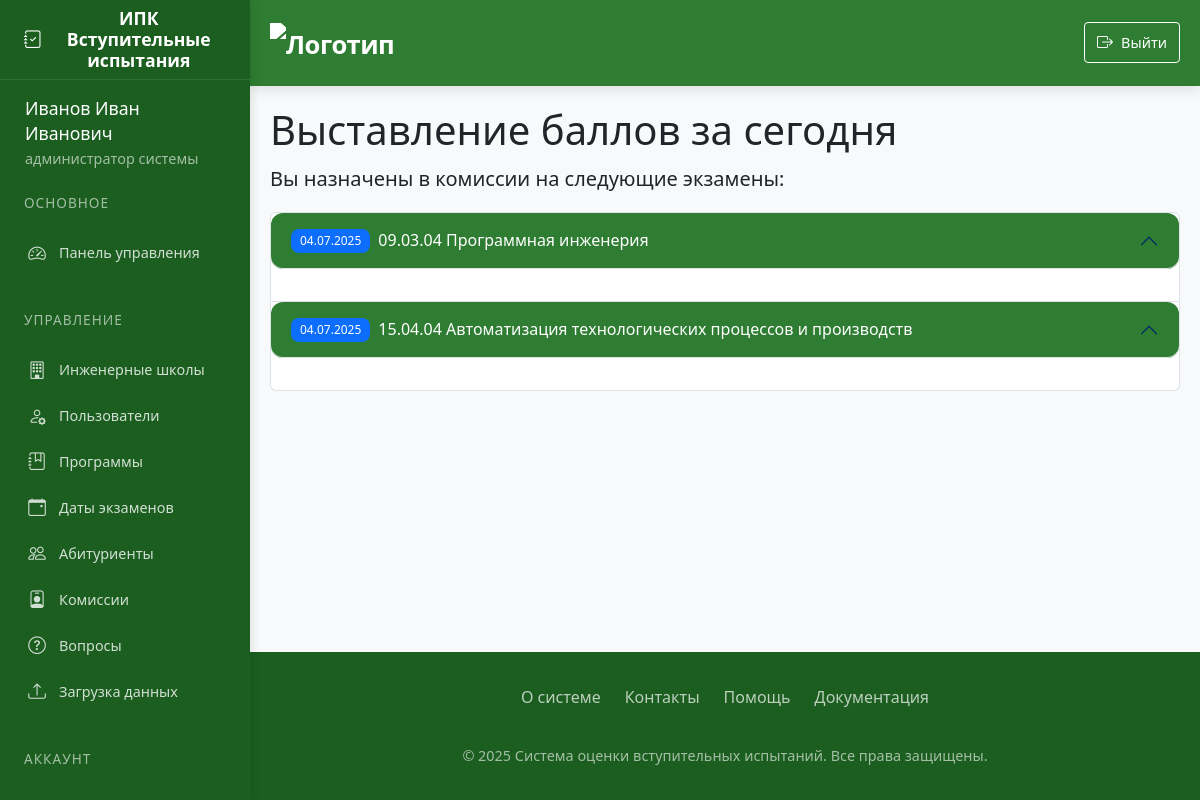
The app's page /enter_scores (signed in), older data.
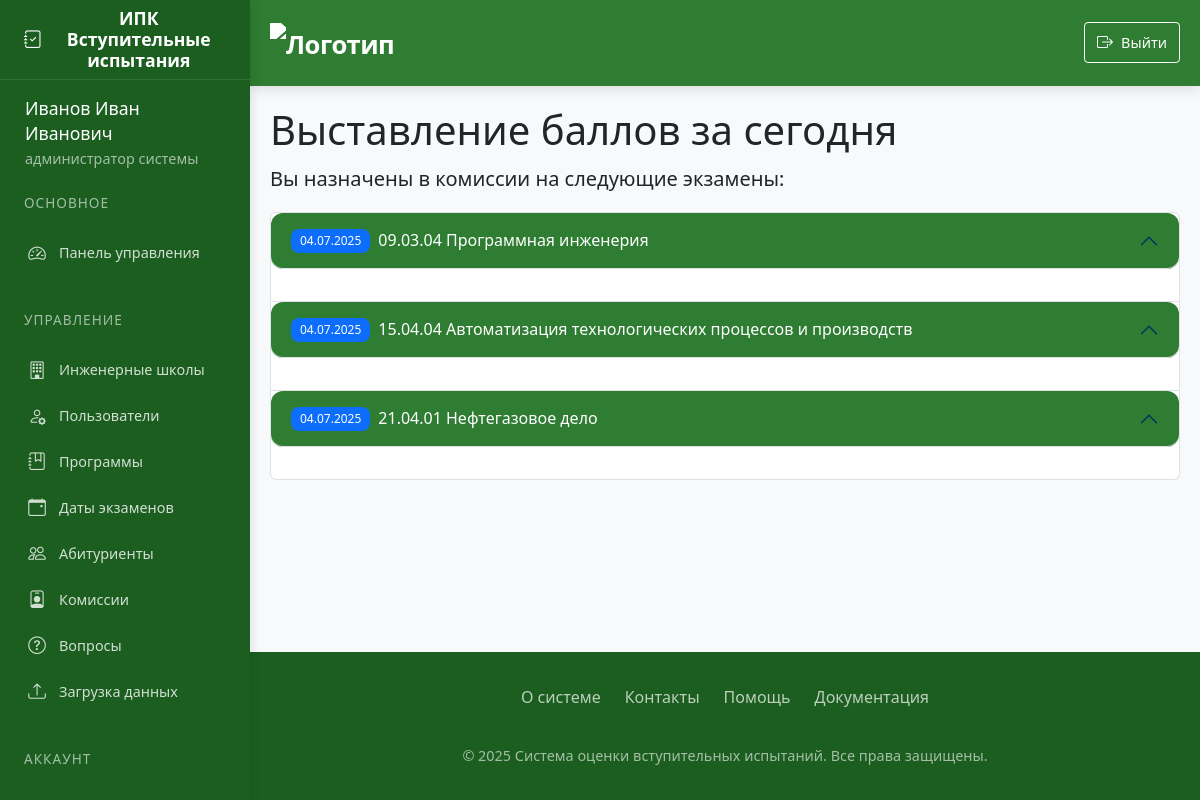
The same page, newer data.
### app/models.py (models this page shows, shortened)
class ExamDate(db.Model):
    id = db.Column(db.Integer, primary_key=True)
    date = db.Column(db.DateTime, nullable=False)
    program_id = db.Column(db.Integer, db.ForeignKey('program.id'), nullable=False)
    commission = db.relationship('CommissionMember', backref='exam_date', lazy=True, cascade='all, delete-orphan')  # Каскад
    applicants = db.relationship('Applicant', backref='exam_date', lazy=True,cascade='all, delete-orphan',passive_deletes=True)

class Program(db.Model):
    id = db.Column(db.Integer, primary_key=True)
    code = db.Column(db.String(50), nullable=False)
    name = db.Column(db.String(200), nullable=False)
    school_id = db.Column(db.Integer, db.ForeignKey('engineering_school.id'))
    questions = db.relationship('Question', backref='program', lazy=True, cascade='all, delete-orphan')
    standard_commission = db.relationship('StandardCommission', backref='program', lazy=True, cascade='all, delete-orphan')
    applicants = db.relationship('Applicant', backref='program', lazy=True, cascade='all, delete-orphan', passive_deletes=True)
    exam_dates = db.relationship('ExamDate', backref='program', lazy=True, cascade='all, delete-orphan',passive_deletes=True)
    oop = db.relationship("Oop", backref='program', lazy=True, cascade='all, delete-orphan')  # Важно: cascade

### app/routes.py (the view)
@routes.route('/enter_scores')
@login_required
def enter_scores():
    if current_user.role not in ['admin', 'secretary', 'commission']:
        abort(403)
    today = date.today()
    exam_dates = ExamDate.query.join(CommissionMember).filter(
        db.func.date(ExamDate.date) == today,
        CommissionMember.user_id == current_user.id
    ).all()
    return render_template('enter_scores.html', exam_dates=exam_dates)

### app/templates/enter_scores.html (shortened to what this page needs)
{% extends "base.html" %}
{% block content %}
<div class="spacer-lg">
    <h1>Выставление баллов за сегодня</h1>
    {% if exam_dates %}
    <p class="lead">Вы назначены в комиссии на следующие экзамены:</p>
    <div class="accordion elegant-accordion" id="examsAccordion">
        {% for exam_date in exam_dates %}
        <div class="accordion-item">
            <h2 class="accordion-header" id="heading{{ loop.index }}">
                <button class="accordion-button" type="button" data-bs-toggle="collapse"
                        data-bs-target="#collapse{{ loop.index }}" aria-expanded="true"
                        aria-controls="collapse{{ loop.index }}">
                    <span class="badge bg-primary me-2">{{ exam_date.date.strftime('%d.%m.%Y') }}</span>
                    {{ exam_date.program.code }} {{ exam_date.program.name }}
                </button>
            </h2>
            <div id="collapse{{ loop.index }}" class="accordion-collapse collapse show"
                 aria-labelledby="heading{{ loop.index }}" data-bs-parent="#examsAccordion">
                <div class="accordion-body">
                </div>
            </div>
        </div>
        {% endfor %}
    </div>
    {% endif %}
</div>
{% endblock %}

Row changes from the older to the newer data that the page shows:
added ExamDate: date "04.07.2025", program.code "21.04.01", program.name "Нефтегазовое дело"
